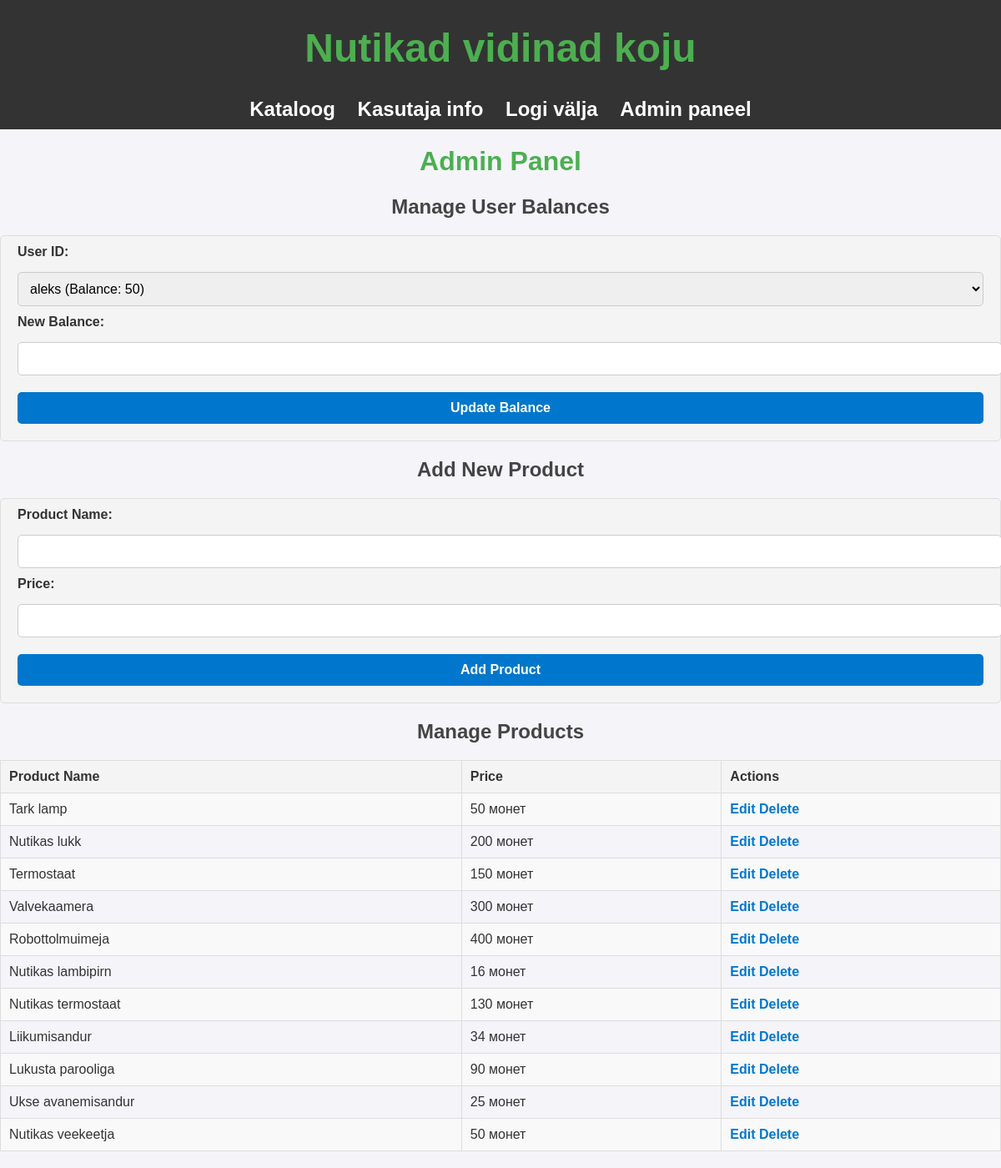
Screenshot of /admin.php (signed in) with the database file from the repository.
### tables this page shows
CREATE TABLE `products` (
  `id` int(11) NOT NULL,
  `name` varchar(100) NOT NULL,
  `price` int(11) NOT NULL
);

### admin.php (the view, shortened to what this page needs)
<?php
include('config.php');
$users_query = $yhendus->query("SELECT id, username, balance FROM users");
$products_query = $yhendus->query("SELECT id, name, price FROM products");
?>
<!DOCTYPE html>
<html lang="en">
<head>
    <link rel="stylesheet" href="style.css">
    <link rel="stylesheet" href="styleAdmin.css">
</head>
<body>
<?php include("header.php"); ?>
<h1>Admin Panel</h1>
<h2>Manage User Balances</h2>
<form method="POST" action="">
    <label for="user_id">User ID:</label>
    <select name="user_id">
        <?php while ($user = $users_query->fetch_assoc()): ?>
            <option value="<?php echo $user['id']; ?>"><?php echo $user['username']; ?> (Balance: <?php echo $user['balance']; ?>)</option>
        <?php endwhile; ?>
    </select>
    <br>
    <label for="new_balance">New Balance:</label>
    <input type="number" step="0.01" name="new_balance" required>
    <button type="submit" name="update_balance">Update Balance</button>
</form>
<h2>Add New Product</h2>
<form method="POST" action="">
    <label for="product_name">Product Name:</label>
    <input type="text" name="product_name" required>
    <br>
    <label for="product_price">Price:</label>
    <input type="number" step="0.01" name="product_price" required>
    <button type="submit" name="add_product">Add Product</button>
</form>
<h2>Manage Products</h2>
<table border="1">
    <tr>
        <th>Product Name</th>
        <th>Price</th>
        <th>Actions</th>
    </tr>
    <?php while ($product = $products_query->fetch_assoc()): ?>
        <tr>
            <td><?php echo $product['name']; ?></td>
            <td><?php echo $product['price']; ?> монет</td>
            <td>
                <a href="edit_product.php?id=<?php echo $product['id']; ?>">Edit</a>
                <a href="?delete_product=<?php echo $product['id']; ?>" onclick="return confirm('Are you sure you want to delete this product?')">Delete</a>
            </td>
        </tr>
    <?php endwhile; ?>
</table>
</body>
</html>

### style.css (style rules this page uses)
body { font-family: Arial, sans-serif; margin: 0; padding: 0; background-color: #f4f4f9; color: #333; }
h1 { text-align: center; margin-top: 20px; color: #4CAF50; }

### styleAdmin.css (style rules this page uses)
h2 { text-align: center; color: #444; }
form { margin: 20px 0; padding: 10px 20px; background-color: #f4f4f4; border: 1px solid #ddd; border-radius: 5px; }
form label { display: block; margin-bottom: 5px; font-weight: bold; }
form input, form select, form button { width: 100%; padding: 10px; margin: 10px 0; border: 1px solid #ccc; border-radius: 5px; font-size: 1em; }
form button { background-color: #0077cc; color: white; border: none; cursor: pointer; font-weight: bold; }
table { width: 100%; border-collapse: collapse; margin: 20px 0; }
table th, table td { padding: 10px; text-align: left; border: 1px solid #ddd; }
table th { background-color: #f4f4f4; }
table tr:nth-child(even) { background-color: #f9f9f9; }
table a { color: #0077cc; text-decoration: none; font-weight: bold; }

### rows the page displays
products: name "Tark lamp", price "50"
products: name "Nutikas lukk", price "200"
products: name "Termostaat", price "150"
products: name "Valvekaamera", price "300"
products: name "Robottolmuimeja", price "400"
products: name "Nutikas lambipirn", price "16"
products: name "Nutikas termostaat", price "130"
products: name "Liikumisandur", price "34"
products: name "Lukusta parooliga", price "90"
products: name "Ukse avanemisandur", price "25"
products: name "Nutikas veekeetja", price "50"

### other values shown
form field user_id "aleks (Balance: 50)"
